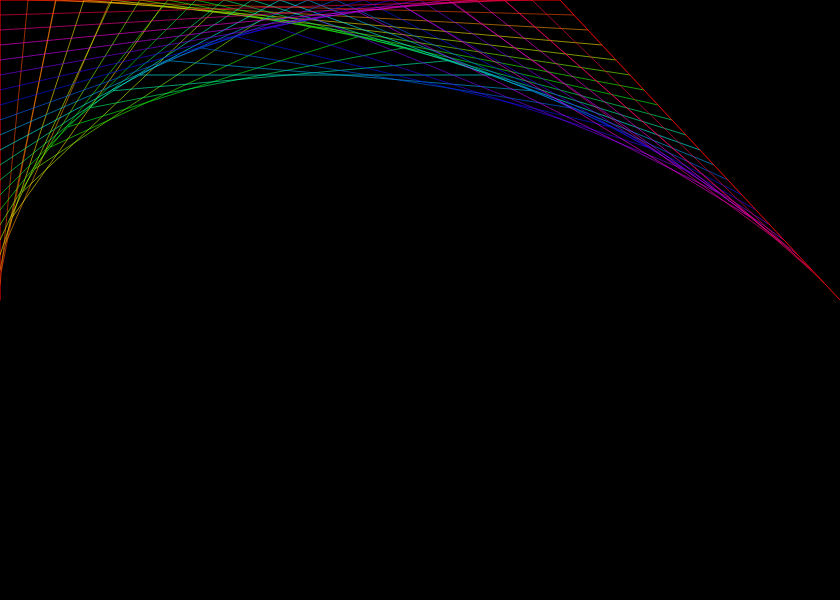
Frame 1 (no input)
Frame 60 (no input): identical to frame 1, image omitted
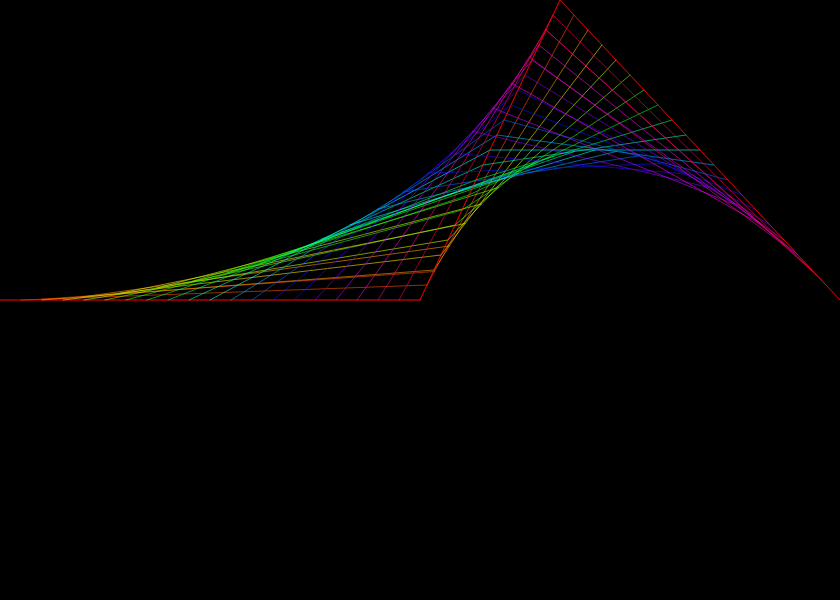
Frame 120 (the mouse pressed at the canvas centre since frame 60)

The p5.js sketch that drew these frames (run headless with seeded random() and noise() and a simulated clock; from frame 60 on, the mouse is pressed at the canvas centre):

// p5.js sketch
// ── sketch.js
let p0,p1,p2;

function setup() {
  createCanvas(840, 600);
  p0 = createVector(0,height/2);
  p1 = createVector(300,0);
  p2 = createVector(width*2/3,0);
  p3 = createVector(width,height/2);
}

function draw() {
  background(0);
  stroke(255);

  noFill();
  p1.x = mouseX;
  p1.y = mouseY;
  let delta = 0.05;
  colorMode(HSB)
  for (let t = 0; t <= 1.01; t += delta) {
    
    stroke(t*360,255,255,.6);
    let v = cubic(p0,p1,p2,p3,t);
    vertex(v.x, v.y);
  }

  // beginShape();
  // bezierVertex(mouseX, mouseY, 400, 400, 600, 300);
  // bezierVertex(400, 600, 200, 100, 0, 300);
  // endShape();

  

} 
function cubic(p0, p1, p2,p3,t) {
  // let x = (1 - t) * (1 - t) * (1 - t) * p0.x + 3 * (1 - t) * (1 - t) * t * p1.x + 3 * (1 - t) * t * t * p2.x + t * t * t * p3.x;
  // let y = (1 - t) * (1 - t) * (1 - t) * p0.y + 3 * (1 - t) * (1 - t) * t * p1.y + 3 * (1 - t) * t * t * p2.y + t * t * t * p3.y;
  let v1 = quadratic(p0, p1, p2, t);
  let v2 = quadratic(p1, p2, p3, t);
  let x = lerp(v1.x, v2.x, t);
  let y = lerp(v1.y, v2.y, t);
  line(v1.x, v1.y, v2.x, v2.y);
  return createVector(x, y);
}
function quadratic(p0, p1, p2, t) {
  // let x = (1 - t) * (1 - t) * p0.x + 2 * (1 - t) * t * p1.x + t * t * p2.x;
  // let y = (1 - t) * (1 - t) * p0.y + 2 * (1 - t) * t * p1.y + t * t * p2.y;
  let x1 = lerp(p0.x, p1.x, t);
  let y1 = lerp(p0.y, p1.y, t);
  let x2 = lerp(p1.x, p2.x, t);
  let y2 = lerp(p1.y, p2.y, t);
  let x = lerp(x1, x2, t);
  let y = lerp(y1, y2, t);
  line(x1, y1, x2, y2);
  return createVector(x, y);
}
